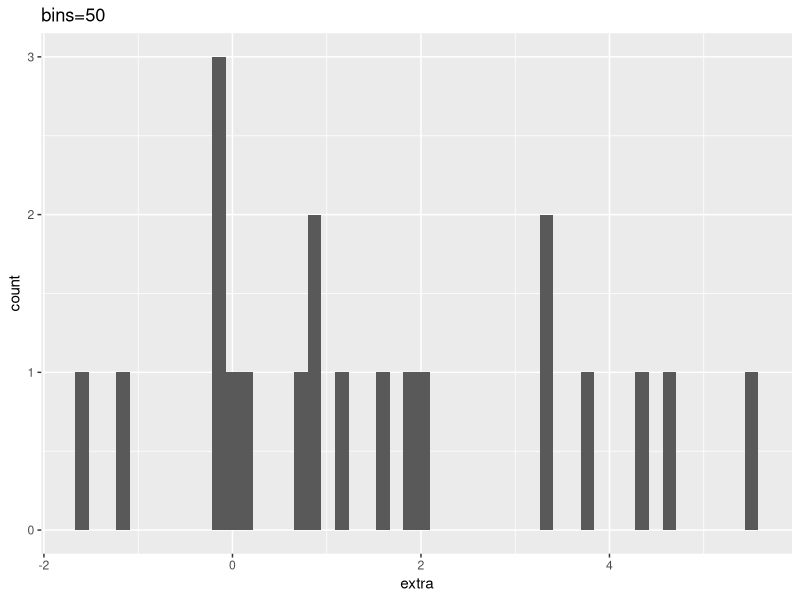
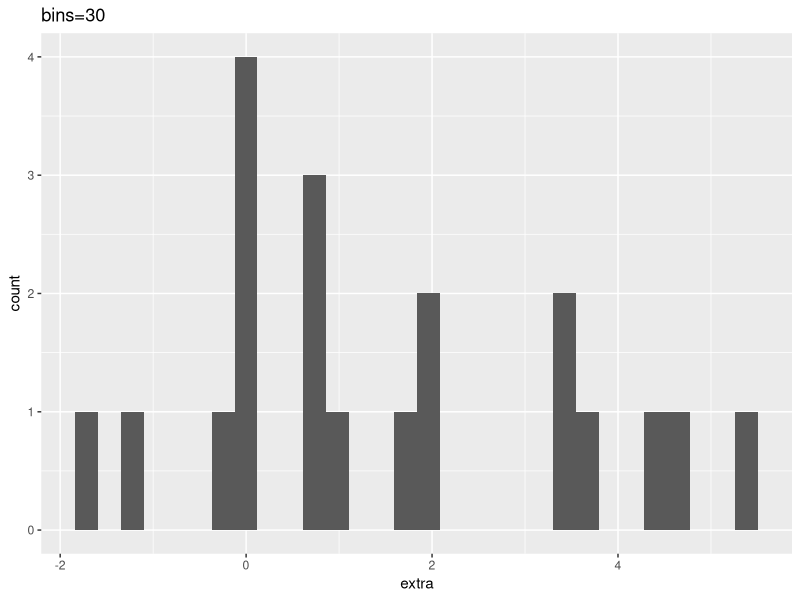
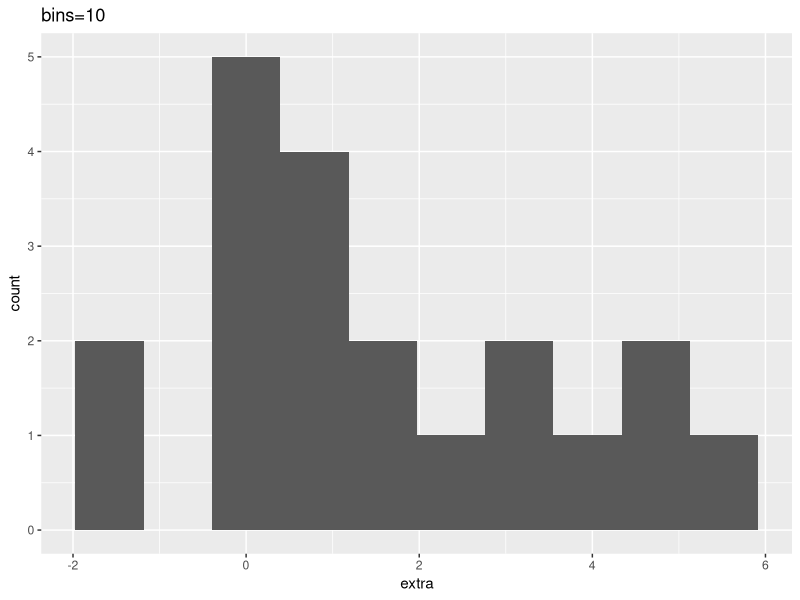
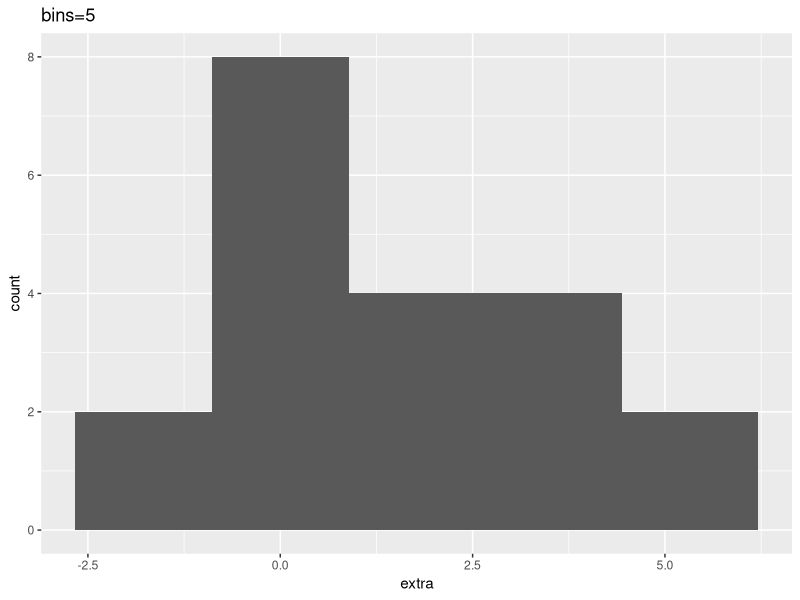
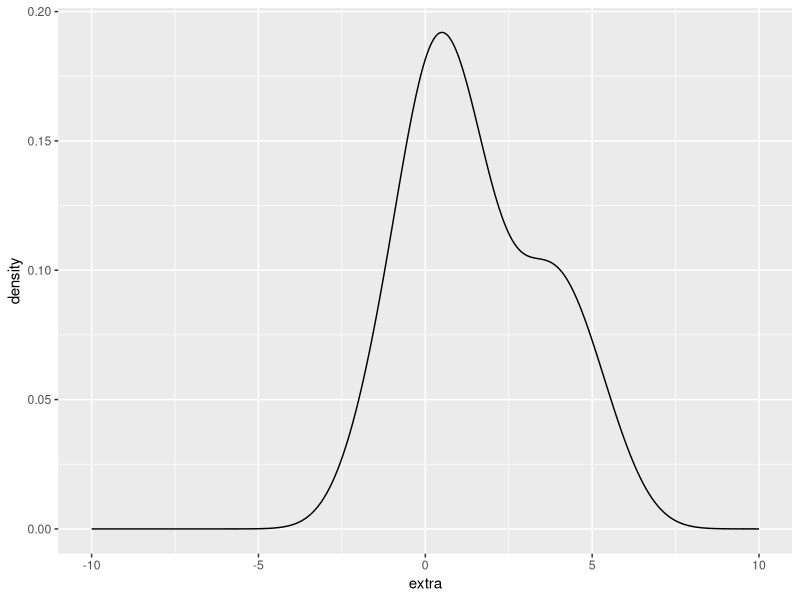
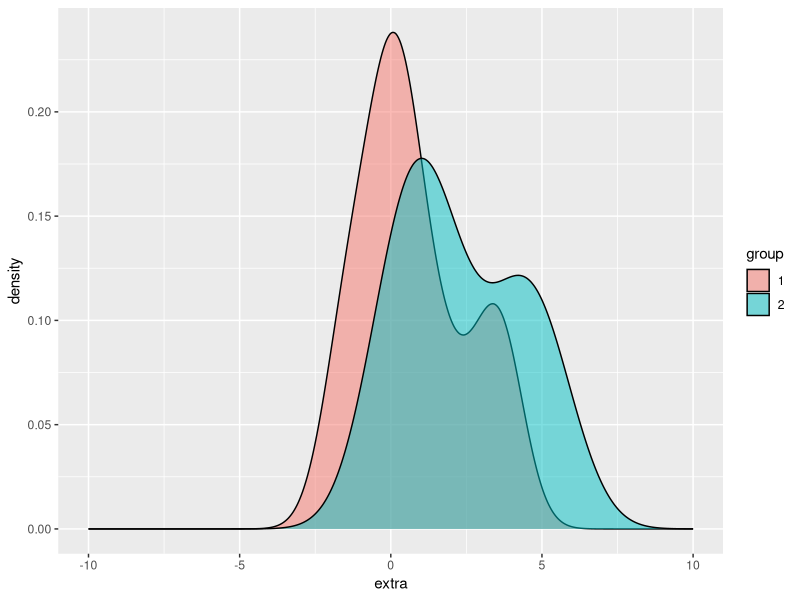
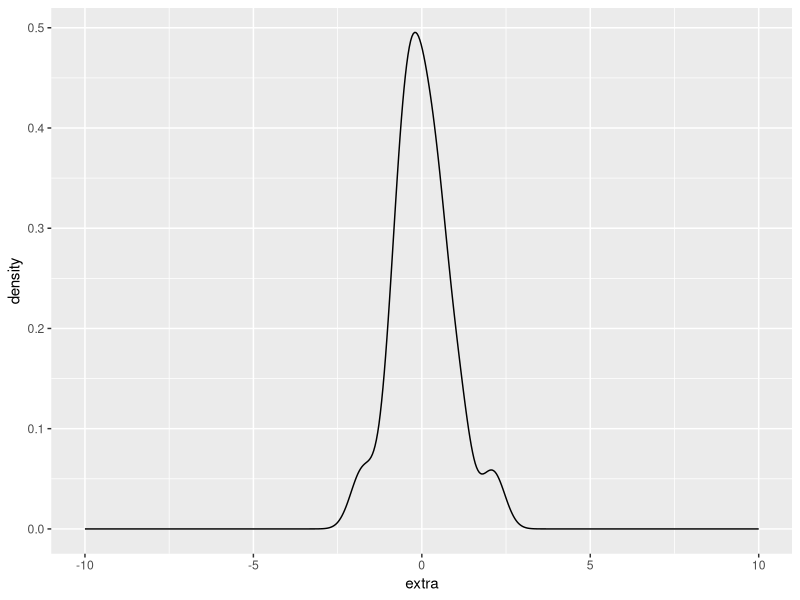
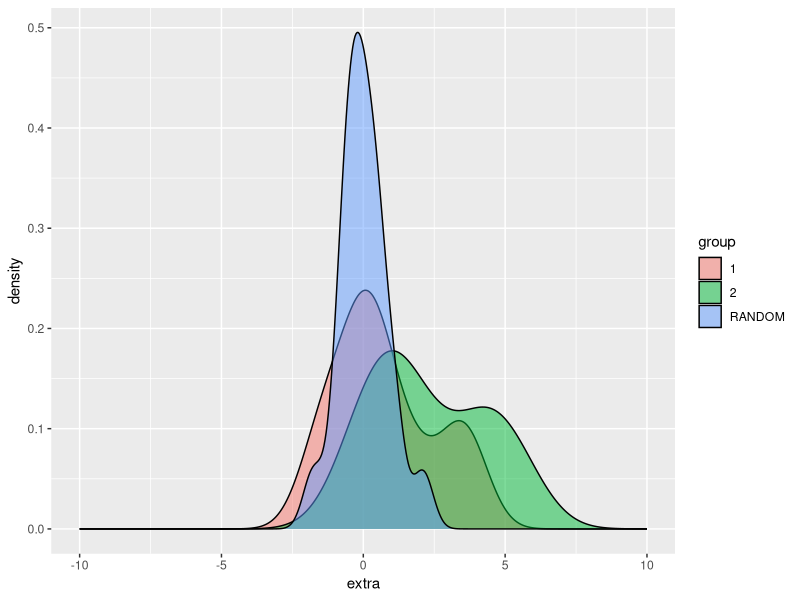

These figures' R source, in order:
## ---- chunk 1
library (tidyverse)
library (datasets)
data(sleep)
str (sleep)
## ---- chunk 2
?ggplot()
?geom_histogram()
?ggtitle()

ggplot (sleep, aes (extra)) + geom_histogram(bins=50) + ggtitle ("bins=50")
ggplot (sleep, aes (extra)) + geom_histogram(bins=30) + ggtitle ("bins=30")
ggplot (sleep, aes (extra)) + geom_histogram(bins=10) + ggtitle ("bins=10")
ggplot (sleep, aes (extra)) + geom_histogram(bins=5) + ggtitle ("bins=5")
## ---- chunk 3
?ggplot()
?geom_denisty
ggplot (sleep, aes (extra)) + geom_density() + xlim(c(-10,10))

ggplot (sleep, aes (extra, fill=group)) + geom_density(alpha=.5) + xlim(c(-10,10))
## ---- chunk 4
set.seed(198)
?rnorm
?as.data.frame

extra <- rnorm(20, 0, 1)
extra<-as.data.frame (extra)

ggplot (extra, aes (extra)) + geom_density() + xlim (c(-10,10))

shapiro.test (extra$extra)

## ---- chunk 5
?add_column
?rbind

norm.table<- add_column (extra, group="RANDOM", ID="RANDOM")

new.df<-rbind (norm.table, sleep)
str (new.df)

ggplot (new.df, aes (extra, fill=group)) + geom_density(alpha=.5) + xlim(c(-10,10))

group1<-filter (sleep, group=="1")
shapiro.test(group1$extra)

group2<-filter (sleep, group=="2")
shapiro.test(group2$extra)
## ---- chunk 6
library (e1071)
?kurtosis
?skewness

kurtosis(extra$extra, type = 2)
skewness( extra$extra, type = 2)

kurtosis(group1$extra, type = 2)
skewness( group1$extra, type = 2)

kurtosis(group2$extra, type = 2)
skewness( group2$extra, type = 2)


## ---- chunk 7
summary (new.df)

ggplot (new.df, aes (extra, fill=group)) + geom_density(alpha=.5) + 
  xlim(c(-10,10)) + scale_fill_manual(values=c("Grey", "DarkGrey", "Black")) +   
  theme_bw() + xlab("Effect on Hours of Sleep") + 
  labs(fill = "Treatment Group") + geom_vline(xintercept=0.9004) + 
  annotate ("text", x=7, y=.35, label= "distribution mean=0.9", size=10) +
  theme (legend.position = "top", legend.text = element_text(size=18), 
         legend.title = element_text(size=18, face="bold"), 
         axis.text=element_text(size=18), axis.title=element_text(size=18, face="bold"))
